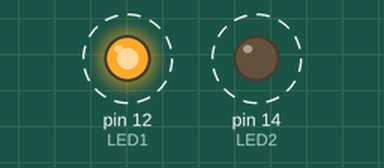
The sketch below on a simulated Arduino Uno, built with avr-gcc and run on an emulated ATmega328P. On the bench: output pins drawn as LEDs (lit = HIGH). Dashed ring = blinking.

Above: at 0.2 s.
Timing chart, 0 to 3.0 s (numbered marks = the images above):
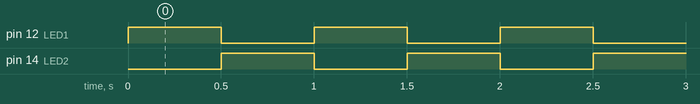

The sketch:

Exercicio_3.ino
```cpp
// Nome: Mauricio Rosalino Junior
// Exercicio 3:

#define LED1 12
#define LED2 14
#define LED_LIGADO HIGH
#define LED_DESLIGADO LOW
#define INTERVALO 500

void setup()  {
  pinMode(LED1, OUTPUT);
  pinMode(LED2, OUTPUT);
              }
void loop(){
    digitalWrite(LED1, LED_LIGADO);
    digitalWrite(LED2, LED_DESLIGADO);
    delay(INTERVALO);
    digitalWrite(LED2, LED_LIGADO);
    digitalWrite(LED1, LED_DESLIGADO);
    delay(INTERVALO);
            }
```

Measured:
- by itself, pin 12 (LED1), pin 14 (LED2): alternates HIGH for 0.50 s and LOW for 0.50 s
